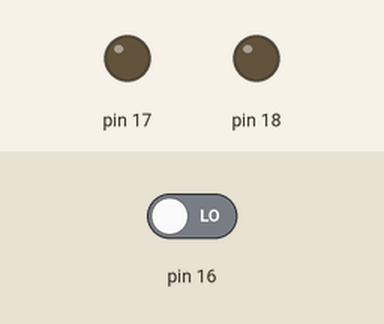
Simulated run of this sketch. Board: Arduino Uno, built with avr-gcc and run on an emulated ATmega328P. Shown: output pins drawn as LEDs (lit = HIGH). Dashed ring = blinking. The inputs (shaded band) are chosen by the test bench; at power-on: pin 16 LOW. What the sketch prints to the serial monitor is not drawn.

Above: at 1.2 s.
1.3 s: pin 16 driven HIGH
At 1.7 s:
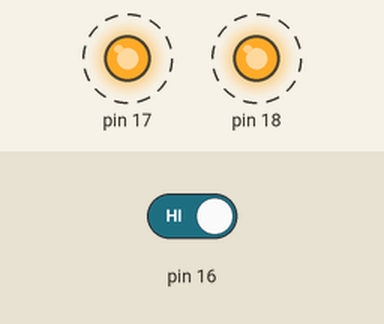
4.3 s: pin 16 driven LOW
At 5.2 s:
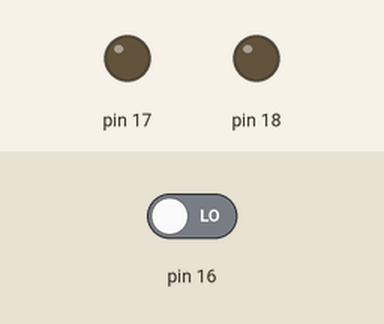
Timing chart, 0 to 7.3 s (numbered marks = the images above; inputs shaded):
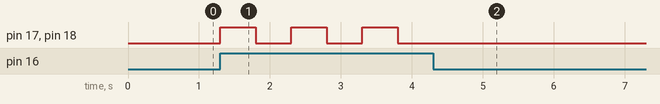

Measured:
- after the input at 1.3 s, pin 17, pin 18: alternates HIGH for 0.50 s and LOW for 0.50 s, starting at once
- after the input at 4.3 s, pin 17, pin 18: stops changing and stays LOW

The sketch:

Project_20_Touch_Alarm.ino
```cpp
//**********************************************************************************
/*
 * 名称   : Touch_Alarm
 * 功能   : 电容触摸传感器控制LED和蜂鸣器
 * 作者   : http://www.keyes-robot.com/
*/
byte item = 0;

void setup() {
  Serial.begin(115200); //设置串口波特率为115200
  pinMode(16, INPUT);  //电容触摸传感器连接GPIO16上，并设置为输入模式
  pinMode(17, OUTPUT); //将有源蜂鸣器连接到GPIO17上，并设置为输出模式
  pinMode(18, OUTPUT);  //将LED连接到GPIO18上，并设置为输出模式
}

void loop() {
  item = digitalRead(16); //读取电容触摸传感器输出的数字信号
  Serial.println(item);  //串口打印电容触摸传感器输出的数字信号
  if (item == 1) {  //感应区感应到触摸时，输出高电平
    digitalWrite(17, HIGH); //打开蜂鸣器
    digitalWrite(18, HIGH);  //打开LED
    delay(500);  //延迟 500ms
    digitalWrite(17, LOW);  //关闭蜂鸣器
    digitalWrite(18, LOW);  //关闭LED
    delay(500);  //延迟 500ms
  } else {  //感应区未感应到触摸时，输出低电平
    digitalWrite(17, LOW); //关闭蜂鸣器
    digitalWrite(18, LOW);  //关闭LED
  }
}
//**********************************************************************************
```
